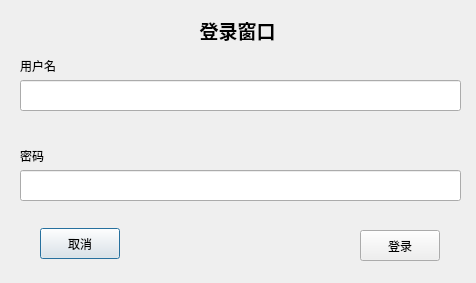
<?xml version="1.0" encoding="UTF-8"?>
<ui version="4.0">
 <class>loginDlg</class>
 <widget class="QDialog" name="loginDlg">
  <property name="geometry">
   <rect>
    <x>0</x>
    <y>0</y>
    <width>476</width>
    <height>283</height>
   </rect>
  </property>
  <property name="windowTitle">
   <string>Dialog</string>
  </property>
  <widget class="QLabel" name="title">
   <property name="geometry">
    <rect>
     <x>7</x>
     <y>10</y>
     <width>461</width>
     <height>41</height>
    </rect>
   </property>
   <property name="text">
    <string>&lt;html&gt;&lt;head/&gt;&lt;body&gt;&lt;p&gt;&lt;span style=&quot; font-size:14pt; font-weight:600;&quot;&gt;登录窗口&lt;/span&gt;&lt;/p&gt;&lt;/body&gt;&lt;/html&gt;</string>
   </property>
   <property name="alignment">
    <set>Qt::AlignCenter</set>
   </property>
  </widget>
  <widget class="QLabel" name="label">
   <property name="geometry">
    <rect>
     <x>20</x>
     <y>60</y>
     <width>54</width>
     <height>12</height>
    </rect>
   </property>
   <property name="text">
    <string>用户名</string>
   </property>
  </widget>
  <widget class="QLineEdit" name="nameEdit">
   <property name="geometry">
    <rect>
     <x>20</x>
     <y>80</y>
     <width>441</width>
     <height>31</height>
    </rect>
   </property>
  </widget>
  <widget class="QLabel" name="label_2">
   <property name="geometry">
    <rect>
     <x>20</x>
     <y>150</y>
     <width>54</width>
     <height>12</height>
    </rect>
   </property>
   <property name="text">
    <string>密码</string>
   </property>
  </widget>
  <widget class="QLineEdit" name="passwordEdit">
   <property name="geometry">
    <rect>
     <x>20</x>
     <y>170</y>
     <width>441</width>
     <height>31</height>
    </rect>
   </property>
  </widget>
  <widget class="QLabel" name="tooltip_1">
   <property name="geometry">
    <rect>
     <x>20</x>
     <y>120</y>
     <width>54</width>
     <height>12</height>
    </rect>
   </property>
   <property name="text">
    <string/>
   </property>
  </widget>
  <widget class="QLabel" name="tooltip_2">
   <property name="geometry">
    <rect>
     <x>20</x>
     <y>210</y>
     <width>54</width>
     <height>12</height>
    </rect>
   </property>
   <property name="text">
    <string/>
   </property>
  </widget>
  <widget class="QPushButton" name="cancelButton">
   <property name="geometry">
    <rect>
     <x>40</x>
     <y>228</y>
     <width>80</width>
     <height>31</height>
    </rect>
   </property>
   <property name="text">
    <string>取消</string>
   </property>
  </widget>
  <widget class="QPushButton" name="loginButton">
   <property name="geometry">
    <rect>
     <x>360</x>
     <y>230</y>
     <width>80</width>
     <height>31</height>
    </rect>
   </property>
   <property name="text">
    <string>登录</string>
   </property>
  </widget>
 </widget>
 <resources/>
 <connections/>
</ui>
